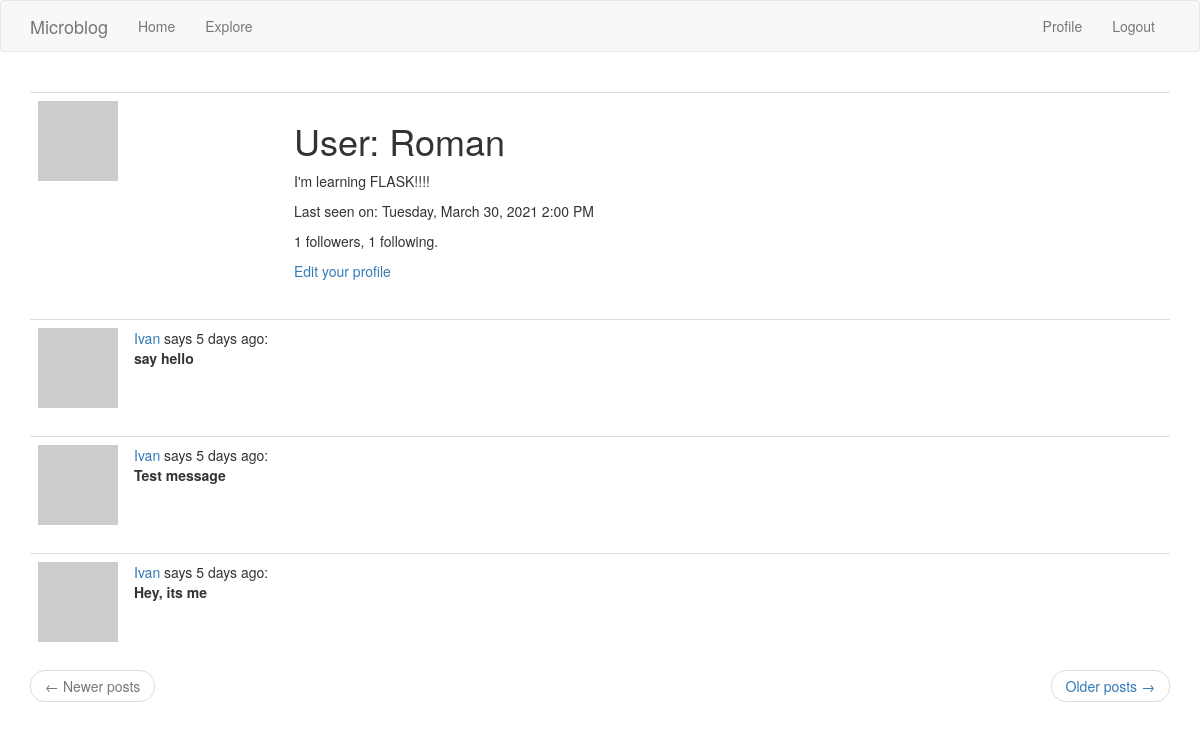
The page /user/Roman (signed in) on the database as committed earlier.
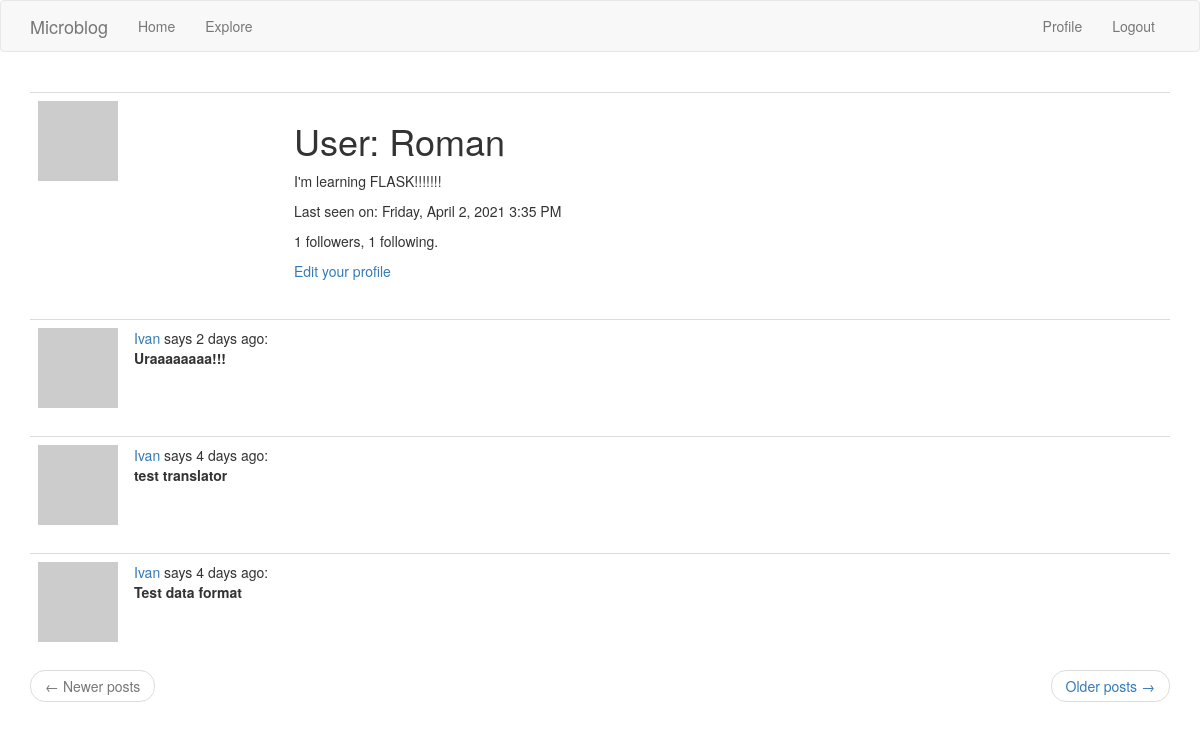
The same page on the database as committed later.
### blog/models.py (models this page shows, shortened)
class User(UserMixin, db.Model):
    __tablename__ = 'users'
    id = db.Column(db.Integer, primary_key=True)
    username = db.Column(db.String(64), index=True, unique=True)
    email = db.Column(db.String(128), index=True, unique=True)
    password_hash = db.Column(db.String(128))
    posts = db.relationship('Post', backref='author', lazy='dynamic')
    about_me = db.Column(db.String(160))
    last_seen = db.Column(db.DateTime, default=datetime.utcnow)
    followed = db.relationship('User',
                               secondary=followed_followers,
                               primaryjoin=(followed_followers.c.follower_id == id),
                               secondaryjoin=(followed_followers.c.followed_id == id),
                               backref=db.backref('followers', lazy='dynamic'),
                               lazy='dynamic')
    def get_avatar(self, size):
        avatar = md5(self.email.lower().encode('utf-8')).hexdigest()
        return f'https://www.gravatar.com/avatar/{avatar}?d=identicon&s={size}'
    def get_followed_posts(self):
        followed = Post.query.\
            join(followed_followers, (followed_followers.c.followed_id == Post.user_id)).\
            filter(followed_followers.c.follower_id == self.id)
        own = Post.query.filter_by(user_id=self.id)
        return followed.union(own).order_by(Post.timestamp.desc())

class Post(db.Model):
    __tablename__ = 'posts'
    id = db.Column(db.Integer, primary_key=True)
    body = db.Column(db.String(140))
    timestamp = db.Column(db.DateTime, index=True, default=datetime.utcnow)
    user_id = db.Column(db.Integer, db.ForeignKey('users.id'))

### blog/routes.py (the view)
@app.route('/user/<username>')
@login_required
def user(username):
    user = User.query.filter_by(username=username).first_or_404()
    page = request.args.get('page', 1, type=int)
    if user == current_user:
        posts = user.get_followed_posts().paginate(page, app.config['POST_PER_PAGE'], False)
    else:
        posts = user.posts.order_by(Post.timestamp.desc()).paginate(page, app.config['POST_PER_PAGE'], False)
    next_url = url_for('user', username=user.username, page=posts.next_num) if posts.has_next else None
    prev_url = url_for('user', username=user.username, page=posts.prev_num) if posts.has_prev else None
    form = EmptyForm()
    return render_template('user.html', user=user, form=form, posts=posts.items, next_url=next_url, prev_url=prev_url)

### blog/models.py (called while the page is built)
@login.user_loader
def load_user(user_id):
    return User.query.get(int(user_id))

### blog/routes.py (called while the page is built)
@app.before_request
def before_request():
    if current_user.is_authenticated:
        current_user.last_seen = datetime.utcnow()
        db.session.commit()

### blog/templates/user.html (shortened to what this page needs)
{% extends "base.html" %}
{% block app_content %}
    <table class="table table-hover">
        <tr>
            <td width="256px"><img src="{{ user.get_avatar(256) }}"></td>
            <td>
                <h1>User: {{ user.username }}</h1>
                {% if user.about_me %}<p>{{ user.about_me }}</p>{% endif %}
                {% if user.last_seen %}<p>Last seen on: {{ moment(user.last_seen).format('LLLL') }}</p>{% endif %}
                <p>{{ user.followers.count() }} followers, {{ user.followed.count() }} following.</p>
                {% if user == current_user %}
                <p><a href="{{ url_for('edit_profile') }}">Edit your profile</a></p>
                {% endif %}
            </td>
        </tr>
    </table>
{% for post in posts %}
    {% include '_post.html' %}
{% endfor %}
{% include '_pagination.html' %}
{% endblock app_content %}

### blog/templates/_post.html
 <table class="table table-hover">
        <tr>
            <td width="70px">
                <a href="{{ url_for('user', username=post.author.username) }}">
                    <img src="{{ post.author.get_avatar(80) }}" />
                </a>
            </td>
            <td>
                <a href="{{ url_for('user', username=post.author.username) }}">
                    {{ post.author.username }}
                </a>
                says {{ moment(post.timestamp).fromNow() }}:
                <br>
                <b>{{ post.body }}</b>
                <br>
            </td>
        </tr>
    </table>

Rows that differ between the two databases and show on the page:
no longer on this page (row unchanged): Post: author.username "Ivan", timestamp "5 days ago", body "say hello"
no longer on this page (row unchanged): Post: author.username "Ivan", timestamp "5 days ago", body "Test message"
no longer on this page (row unchanged): Post: author.username "Ivan", timestamp "5 days ago", body "Hey, its me"
changed User "Roman": about_me "I'm learning FLASK!!!!" → "I'm learning FLASK!!!!!!!"; last_seen "Tuesday, March 30, 2021 2:00 PM" → "Friday, April 2, 2021 3:35 PM"
added Post: author.username "Ivan", timestamp "2 days ago", body "Uraaaaaaaa!!!"
added Post: author.username "Ivan", timestamp "4 days ago", body "test translator"
added Post: author.username "Ivan", timestamp "4 days ago", body "Test data format"
